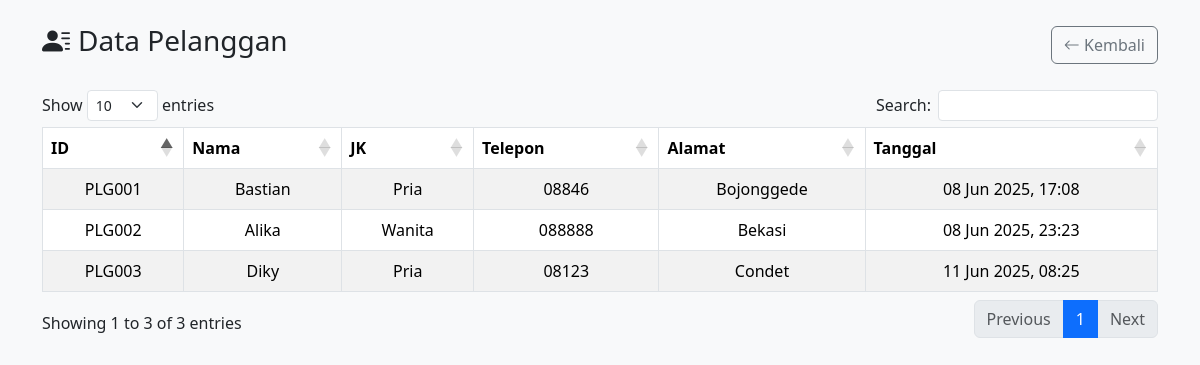
The page /Lihat/data_pelanggan.php (signed in) on the database its author committed.
### tables this page shows
CREATE TABLE `pelanggan` (
  `id_pelanggan` varchar(10) NOT NULL,
  `nama_pelanggan` text NOT NULL,
  `jenis_kelamin` text NOT NULL,
  `nomor_telepon` char(20) NOT NULL,
  `alamat` text NOT NULL,
  `tanggal` datetime NOT NULL
);

### Lihat/data_pelanggan.php (the view, shortened to what this page needs)
<?php
include '../databases/koneksi.php';
$query = mysqli_query($conn, "SELECT * FROM pelanggan");
?>
<!DOCTYPE html>
<html lang="id">
<head>
    <link href="../css/bootstrap.min.css" rel="stylesheet">
    <link href="../bootstrap-icons/bootstrap-icons.min.css" rel="stylesheet">
    <link rel="stylesheet" href="https://cdn.datatables.net/1.13.4/css/dataTables.bootstrap5.min.css">
</head>
<body class="p-4">
    <main class="container">
        <div class="d-flex justify-content-between align-items-center mb-4">
            <h3><i class="bi bi-person-lines-fill me-2"></i>Data Pelanggan</h3>
            <a href="../halaman_utama.php" class="btn btn-outline-secondary">
                <i class="bi bi-arrow-left"></i> Kembali
            </a>
        </div>
        <div class="table-responsive">
            <table id="pelangganTable" class="table table-striped table-hover table-bordered align-middle">
                <thead class="text-center">
                    <tr>
                        <th>ID</th>
                        <th>Nama</th>
                        <th>JK</th>
                        <th>Telepon</th>
                        <th>Alamat</th>
                        <th>Tanggal</th>
                    </tr>
                </thead>
                <tbody class="text-center">
                    <?php while($row = mysqli_fetch_assoc($query)): ?>
                    <tr>
                        <td><?= $row['id_pelanggan'] ?></td>
                        <td><?= $row['nama_pelanggan'] ?></td>
                        <td><?= $row['jenis_kelamin'] ?></td>
                        <td><?= $row['nomor_telepon'] ?></td>
                        <td><?= $row['alamat'] ?></td>
                        <td><?= date('d M Y, H:i', strtotime($row['tanggal'])) ?></td>
                    </tr>
                    <?php endwhile; ?>
                </tbody>
            </table>
        </div>
    </main>
</body>
</html>

### Lihat/data_pelanggan.php (style rules this page uses)
body { background-color: #f8f9fa; }
.table thead { background-color: #343a40; color: #fff; }

### rows shown on the page
pelanggan: id_pelanggan "PLG001", nama_pelanggan "Bastian", jenis_kelamin "Pria", nomor_telepon "08846", alamat "Bojonggede", tanggal "08 Jun 2025, 17:08"
pelanggan: id_pelanggan "PLG002", nama_pelanggan "Alika", jenis_kelamin "Wanita", nomor_telepon "088888", alamat "Bekasi", tanggal "08 Jun 2025, 23:23"
pelanggan: id_pelanggan "PLG003", nama_pelanggan "Diky", jenis_kelamin "Pria", nomor_telepon "08123", alamat "Condet", tanggal "11 Jun 2025, 08:25"
